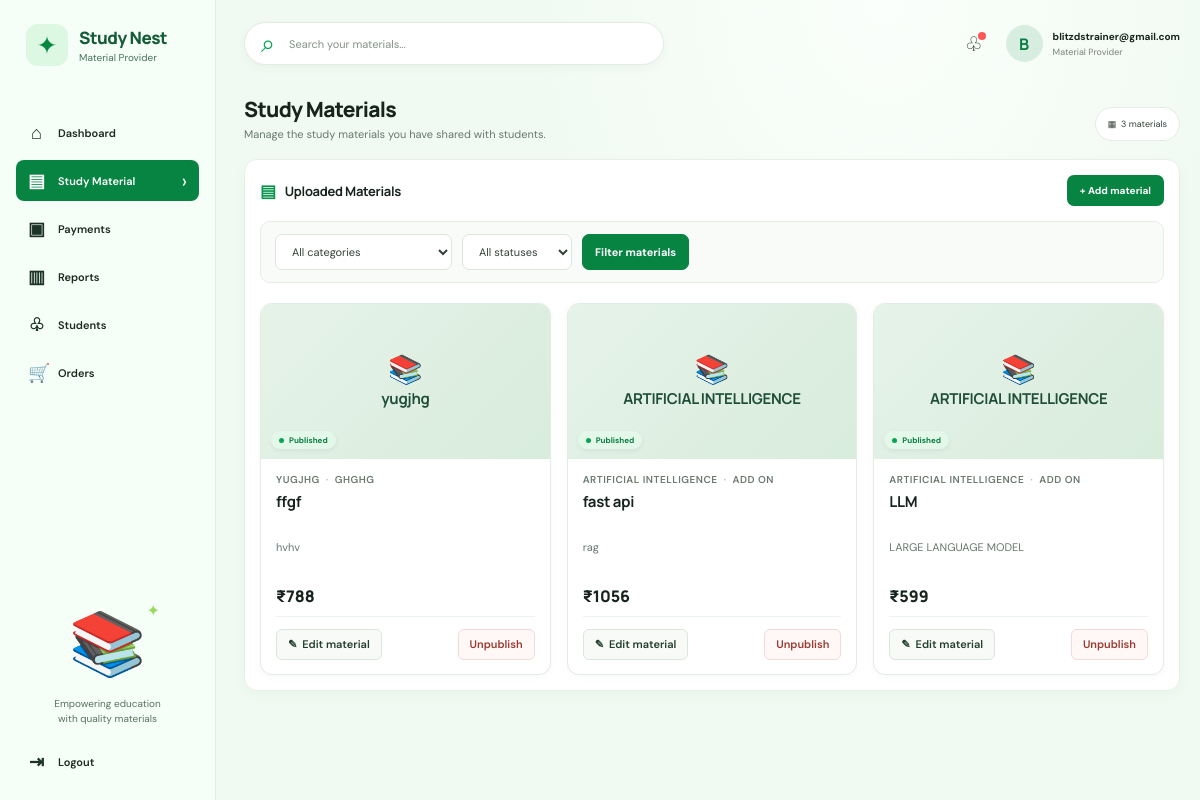
Screenshot of /provider/materials/ (signed in) with the database file from the repository.
### material_provider/models.py (models this page shows, shortened)
class StudyMaterial(models.Model):
    CLASS_LEVELS = [
        ("Class 6", "Class 6"),
        ("Class 7", "Class 7"),
        ("Class 8", "Class 8"),
        ("Class 9", "Class 9"),
        ("Class 10", "Class 10"),
        ("Class 11", "Class 11"),
        ("Class 12", "Class 12"),
    ]
    title = models.CharField(max_length=180)
    subject = models.CharField(max_length=80)
    class_level = models.CharField(max_length=20)
    description = models.TextField()
    price = models.DecimalField(max_digits=8, decimal_places=2)
    cover_image = models.URLField(blank=True)
    cover_image_file = models.ImageField(
        upload_to="study_material_covers/",
        blank=True,
    )
    notes_content = models.TextField(blank=True)
    notes_file = models.FileField(upload_to="study_notes/", blank=True)
    explanation_video = models.FileField(
        upload_to="study_material_videos/",
        blank=True,
    )
    offer_percentage = models.PositiveSmallIntegerField(
        default=0,
        validators=[MaxValueValidator(100)],
    )
    is_published = models.BooleanField(default=True)
    created_at = models.DateTimeField(auto_now_add=True)
    provider = models.ForeignKey(
        settings.AUTH_USER_MODEL,
        on_delete=models.SET_NULL,
        blank=True,
        null=True,
        related_name="provided_study_materials",
    )
    class Meta:
        ordering = ["subject", "class_level", "title"]
    @property
    def sale_price(self):
        return (self.price * (100 - self.offer_percentage) / 100).quantize(
            Decimal("0.01")
        )

### material_provider/views.py (the view)
# urls.py: path("materials/", views.materials, name="materials"),
@material_provider_required
def materials(request):
    provider_materials = StudyMaterial.objects.filter(provider=request.user)
    query = request.GET.get("q", "").strip()
    category = request.GET.get("category", "").strip()
    status = request.GET.get("status", "").strip()
    if query:
        provider_materials = provider_materials.filter(
            Q(title__icontains=query)
            | Q(subject__icontains=query)
            | Q(description__icontains=query)
        )
    if category:
        provider_materials = provider_materials.filter(subject=category)
    if status == "published":
        provider_materials = provider_materials.filter(is_published=True)
    elif status == "unpublished":
        provider_materials = provider_materials.filter(is_published=False)
    return render(
        request,
        "material_provider/materials.html",
        {
            "provider_materials": provider_materials.order_by("-created_at"),
            "materials_count": StudyMaterial.objects.filter(provider=request.user).count(),
            "categories": (
                StudyMaterial.objects.filter(provider=request.user)
                .order_by("subject")
                .values_list("subject", flat=True)
                .distinct()
            ),
            "selected_category": category,
            "selected_status": status,
            "provider_name": request.user.get_full_name() or request.user.username,
            "search_query": query,
        },
    )

### material_provider/views.py (called while the page is built)
def material_provider_required(view):
    @login_required
    @wraps(view)
    def wrapped(request, *args, **kwargs):
        profile = getattr(request.user, "provider_profile", None)
        if not profile or profile.user_type != "material_provider":
            messages.error(request, "A material provider account is required.")
            return redirect("public:catalog")
        return view(request, *args, **kwargs)
    return wrapped

### templates/material_provider/materials.html (shortened to what this page needs)
{% load static %}
<!doctype html>
<html lang="en">
<head>
  <link rel="stylesheet" href="{% static 'css/site.css' %}">
</head>
<body class="provider-body">
  <div class="provider-layout">
    <aside class="provider-sidebar">
      <a class="provider-brand" href="{% url 'material_provider:dashboard' %}">
        <span class="provider-brand-mark" aria-hidden="true">✦</span>
        <span><strong>Study Nest</strong><small>Material Provider</small></span>
      </a>
      <nav class="provider-nav" aria-label="Provider dashboard">
        <a href="{% url 'material_provider:dashboard' %}"><span>⌂</span>Dashboard</a>
        <a class="active" href="{% url 'material_provider:materials' %}" aria-current="page"><span>▤</span>Study Material <b>›</b></a>
        <a href="{% url 'material_provider:dashboard' %}#payments"><span>▣</span>Payments</a>
        <a href="{% url 'material_provider:dashboard' %}#sales"><span>▥</span>Reports</a>
        <a href="{% url 'material_provider:dashboard' %}#students"><span>♧</span>Students</a>
        <a href="{% url 'material_provider:dashboard' %}#orders"><span>🛒</span>Orders</a>
      </nav>
      <div class="provider-sidebar-bottom">
        <div class="provider-sidebar-art" aria-hidden="true"><span>📚</span><i>✦</i></div>
        <p>Empowering education<br>with quality materials</p>
        <form method="post" action="{% url 'public:logout' %}">
          <button type="submit"><span>⇥</span>Logout</button>
        </form>
      </div>
    </aside>
    <main class="provider-main">
      <header class="provider-topbar">
        <form class="provider-search" method="get" action="{% url 'material_provider:materials' %}">
          <span aria-hidden="true">⌕</span>
          <input id="materials-search" type="search" name="q" value="{{ search_query }}" placeholder="Search your materials...">
        </form>
        <div class="provider-user">
          <span class="provider-bell" aria-hidden="true">♧<i></i></span>
          <span class="provider-avatar" aria-hidden="true">{{ provider_name|first|upper }}</span>
          <span><strong>{{ provider_name }}</strong><small>Material Provider</small></span>
        </div>
      </header>
      <section class="provider-welcome">
        <div>
          <h1>Study Materials</h1>
          <p>Manage the study materials you have shared with students.</p>
        </div>
        <span class="provider-date">▦ &nbsp;{{ materials_count }} materials</span>
      </section>
      <section class="provider-panel provider-materials-panel">
        <div class="provider-panel-heading">
          <h2><span>▤</span>Uploaded Materials</h2>
          <a class="provider-add-button" href="{% url 'material_provider:add_material' %}">+ Add material</a>
        </div>
        <form class="provider-material-filters" method="get" action="{% url 'material_provider:materials' %}">
          <label>
            <select name="category" aria-label="Filter by category">
              <option value="">All categories</option>
            </select>
          </label>
          <label>
            <select name="status" aria-label="Filter by publish status">
              <option value="">All statuses</option>
            </select>
          </label>
          <button type="submit">Filter materials</button>
        </form>
        {% if provider_materials %}
          <div class="provider-material-grid">
            {% for material in provider_materials %}
              <article class="provider-material-card">
                <div class="provider-material-cover">
                  {% if material.cover_image_file %}
                    <img src="{{ material.cover_image_file.url }}" alt="{{ material.title }} cover">
                  {% elif material.cover_image %}
                    <img src="{{ material.cover_image }}" alt="{{ material.title }} cover">
                  {% else %}
                    <div class="provider-cover-placeholder">
                      <span class="placeholder-icon" aria-hidden="true">📚</span>
                      <span class="placeholder-subject">{{ material.subject }}</span>
                    </div>
                  {% endif %}
                  <span class="provider-material-status {% if not material.is_published %}is-unpublished{% endif %}">
                    <span class="status-dot" aria-hidden="true"></span>{% if material.is_published %}Published{% else %}Unpublished{% endif %}
                  </span>
                </div>
                <div class="provider-material-card-content">
                  <div class="card-meta">
                    <span class="meta-subject">{{ material.subject }}</span>
                    <span class="meta-dot" aria-hidden="true">·</span>
                    <span class="meta-class">{{ material.class_level }}</span>
                  </div>
                  <h3 title="{{ material.title }}">{{ material.title }}</h3>
                  <p class="provider-material-description" title="{{ material.description }}">{{ material.description|truncatewords:18 }}</p>
                  <div class="provider-material-price">
                    <strong>₹{{ material.sale_price|floatformat:0 }}</strong>
                  </div>
                  <div class="provider-material-actions">
                    <a class="provider-btn-edit" href="{% url 'material_provider:edit_material' material.id %}">
                      <span aria-hidden="true">✎</span> Edit material
                    </a>
                    <form method="post" action="{% url 'material_provider:toggle_material_published' material.id %}">
                      <button type="submit" class="provider-btn-toggle {% if material.is_published %}btn-unpublish{% else %}btn-publish{% endif %}">
                        {% if material.is_published %}Unpublish{% else %}Publish{% endif %}
                      </button>
                    </form>
                  </div>
                </div>
              </article>
            {% endfor %}
          </div>
        {% else %}
          <div class="provider-material-empty">
            <span class="empty-icon" aria-hidden="true">▤</span>
            <p>{% if search_query or selected_category or selected_status %}No materials match these filters.{% else %}You have not uploaded any materials yet. Add your first one to get started.{% endif %}</p>
          </div>
        {% endif %}
      </section>
    </main>
  </div>
</body>
</html>

### rows the page displays
StudyMaterial: subject "yugjhg", is_published "Published", subject "YUGJHG", class_level "GHGHG", title "ffgf", description "hvhv", sale_price "788"
StudyMaterial: subject "ARTIFICIAL INTELLIGENCE", is_published "Published", class_level "ADD ON", title "fast api", description "rag", sale_price "1056"
StudyMaterial: subject "ARTIFICIAL INTELLIGENCE", is_published "Published", class_level "ADD ON", title "LLM", description "LARGE LANGUAGE MODEL", sale_price "599"

### other values shown
{{ provider_name|first|upper }} "B"
{{ provider_name }} "blitzdstrainer@gmail.com"
{{ materials_count }} "3"
